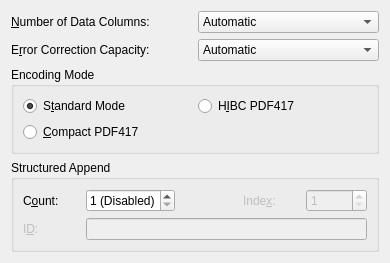
<ui version="4.0" >
 <class>grpPDF417</class>
 <widget class="QWidget" name="grpPDF417" >
  <property name="geometry" >
   <rect>
    <x>0</x>
    <y>0</y>
    <width>390</width>
    <height>223</height>
   </rect>
  </property>
  <property name="maximumSize">
   <size>
    <width>600</width>
    <height>16777215</height>
   </size>
  </property>
  <property name="windowTitle" >
   <string>Form</string>
  </property>
  <layout class="QVBoxLayout" name="verticalLayout" >
   <item>
    <layout class="QGridLayout" name="gridLayout" >
     <item row="0" column="0" >
      <widget class="QLabel" name="lblPDFCols" >
       <property name="text" >
        <string>&amp;Number of Data Columns:</string>
       </property>
       <property name="toolTip">
        <string>Set number of data characters in a row</string>
       </property>
       <property name="alignment" >
        <set>Qt::AlignLeading|Qt::AlignLeft|Qt::AlignVCenter</set>
       </property>
       <property name="buddy" >
        <cstring>cmbPDFCols</cstring>
       </property>
      </widget>
     </item>
     <item row="0" column="1" >
      <widget class="QComboBox" name="cmbPDFCols" >
       <property name="toolTip">
        <string>Set number of data characters in a row</string>
       </property>
       <item>
        <property name="text" >
         <string>Automatic</string>
        </property>
       </item>
       <item>
        <property name="text" >
         <string>1</string>
        </property>
       </item>
       <item>
        <property name="text" >
         <string>2</string>
        </property>
       </item>
       <item>
        <property name="text" >
         <string>3</string>
        </property>
       </item>
       <item>
        <property name="text" >
         <string>4</string>
        </property>
       </item>
       <item>
        <property name="text" >
         <string>5</string>
        </property>
       </item>
       <item>
        <property name="text" >
         <string>6</string>
        </property>
       </item>
       <item>
        <property name="text" >
         <string>7</string>
        </property>
       </item>
       <item>
        <property name="text" >
         <string>8</string>
        </property>
       </item>
       <item>
        <property name="text" >
         <string>9</string>
        </property>
       </item>
       <item>
        <property name="text" >
         <string>10</string>
        </property>
       </item>
       <item>
        <property name="text" >
         <string>11</string>
        </property>
       </item>
       <item>
        <property name="text" >
         <string>12</string>
        </property>
       </item>
       <item>
        <property name="text" >
         <string>13</string>
        </property>
       </item>
       <item>
        <property name="text" >
         <string>14</string>
        </property>
       </item>
       <item>
        <property name="text" >
         <string>15</string>
        </property>
       </item>
       <item>
        <property name="text" >
         <string>16</string>
        </property>
       </item>
       <item>
        <property name="text" >
         <string>17</string>
        </property>
       </item>
       <item>
        <property name="text" >
         <string>18</string>
        </property>
       </item>
       <item>
        <property name="text" >
         <string>19</string>
        </property>
       </item>
       <item>
        <property name="text" >
         <string>20</string>
        </property>
       </item>
       <item>
        <property name="text" >
         <string>21</string>
        </property>
       </item>
       <item>
        <property name="text" >
         <string>22</string>
        </property>
       </item>
       <item>
        <property name="text" >
         <string>23</string>
        </property>
       </item>
       <item>
        <property name="text" >
         <string>24</string>
        </property>
       </item>
       <item>
        <property name="text" >
         <string>25</string>
        </property>
       </item>
       <item>
        <property name="text" >
         <string>26</string>
        </property>
       </item>
       <item>
        <property name="text" >
         <string>27</string>
        </property>
       </item>
       <item>
        <property name="text" >
         <string>28</string>
        </property>
       </item>
       <item>
        <property name="text" >
         <string>29</string>
        </property>
       </item>
       <item>
        <property name="text" >
         <string>30</string>
        </property>
       </item>
      </widget>
     </item>
     <item row="1" column="0" >
      <widget class="QLabel" name="lblPDFECC" >
       <property name="text" >
        <string>E&amp;rror Correction Capacity:</string>
       </property>
       <property name="toolTip">
        <string>Set number of error correction characters</string>
       </property>
       <property name="alignment" >
        <set>Qt::AlignLeading|Qt::AlignLeft|Qt::AlignVCenter</set>
       </property>
       <property name="buddy" >
        <cstring>cmbPDFECC</cstring>
       </property>
      </widget>
     </item>
     <item row="1" column="1" >
      <widget class="QComboBox" name="cmbPDFECC" >
       <property name="toolTip">
        <string>Set number of error correction characters</string>
       </property>
       <item>
        <property name="text" >
         <string>Automatic</string>
        </property>
       </item>
       <item>
        <property name="text" >
         <string>0 (2 words)</string>
        </property>
       </item>
       <item>
        <property name="text" >
         <string>1 (4 words)</string>
        </property>
       </item>
       <item>
        <property name="text" >
         <string>2 (8 words)</string>
        </property>
       </item>
       <item>
        <property name="text" >
         <string>3 (16 words)</string>
        </property>
       </item>
       <item>
        <property name="text" >
         <string>4 (32 words)</string>
        </property>
       </item>
       <item>
        <property name="text" >
         <string>5 (64 words)</string>
        </property>
       </item>
       <item>
        <property name="text" >
         <string>6 (128 words)</string>
        </property>
       </item>
       <item>
        <property name="text" >
         <string>7 (256 words)</string>
        </property>
       </item>
       <item>
        <property name="text" >
         <string>8 (512 words)</string>
        </property>
       </item>
      </widget>
     </item>
    </layout>
   </item>
   <item>
    <widget class="QGroupBox" name="groupBoxPDFEncodingMode">
     <property name="title">
      <string>Encoding Mode</string>
     </property>
     <property name="toolTip">
      <string>How to process data</string>
     </property>
     <layout class="QGridLayout" name="gridLayoutPDFEncodingMode">
      <property name="sizeConstraint">
       <enum>QLayout::SetMinimumSize</enum>
      </property>
      <item row="0" column="0">
       <widget class="QRadioButton" name="radPDFStand">
        <property name="text">
         <string>S&amp;tandard Mode</string>
        </property>
        <property name="toolTip">
         <string>Process data as normal</string>
        </property>
        <property name="checked">
         <bool>true</bool>
        </property>
       </widget>
      </item>
      <item row="0" column="1">
       <widget class="QRadioButton" name="radPDFHIBC">
        <property name="text">
         <string>H&amp;IBC PDF417</string>
        </property>
        <property name="toolTip">
         <string>Process data as a Health Industry Barcode (HIBC)
Labeler Identification Code (LIC)
For Provider Applications Standard (PAS), preface
the data with a slash &quot;/&quot;</string>
        </property>
       </widget>
      </item>
      <item row="1" column="0">
       <widget class="QRadioButton" name="radPDFTruncated">
        <property name="text">
         <string>&amp;Compact PDF417</string>
        </property>
        <property name="toolTip">
         <string>Compact PDF417 (Truncated PDF417) mode omits the
right row indicators and shortens the stop pattern</string>
        </property>
       </widget>
      </item>
     </layout>
    </widget>
   </item>
   <item>
    <widget class="QGroupBox" name="groupBoxPDFStructApp">
     <property name="title">
      <string>Structured Append</string>
     </property>
     <property name="toolTip">
      <string>PDF417 supports Structured Append of up to
99,999 symbols</string>
     </property>
     <layout class="QGridLayout" name="gridLayoutPDFStructApp">
      <item row="0" column="0">
       <widget class="QLabel" name="lblPDFStructAppCount">
        <property name="text">
         <string>C&amp;ount:</string>
        </property>
        <property name="alignment">
         <set>Qt::AlignLeft|Qt::AlignLeading|Qt::AlignVCenter</set>
        </property>
        <property name="buddy">
         <cstring>spnPDFStructAppCount</cstring>
        </property>
        <property name="toolTip">
         <string>Mark symbol as part of a Structured Append sequence
containing a total of this number of symbols
Value ranges from 1 (Disabled) to 99999</string>
        </property>
       </widget>
      </item>
      <item row="0" column="1">
       <widget class="QSpinBox" name="spnPDFStructAppCount">
        <property name="toolTip">
         <string>Mark symbol as part of a Structured Append sequence
containing a total of this number of symbols
Value ranges from 1 (Disabled) to 99999</string>
        </property>
        <property name="specialValueText">
         <string>1 (Disabled)</string>
        </property>
        <property name="minimum">
         <number>1</number>
        </property>
        <property name="maximum">
         <number>99999</number>
        </property>
        <property name="value">
         <number>1</number>
        </property>
       </widget>
      </item>
      <item row="0" column="2">
       <spacer name="horizontalSpacerPDFStructApp">
        <property name="orientation">
         <enum>Qt::Horizontal</enum>
        </property>
       </spacer>
	  </item>
      <item row="0" column="3">
       <widget class="QLabel" name="lblPDFStructAppIndex">
        <property name="enabled">
         <bool>false</bool>
        </property>
        <property name="text">
         <string>Inde&amp;x:</string>
        </property>
        <property name="alignment">
         <set>Qt::AlignLeft|Qt::AlignLeading|Qt::AlignVCenter</set>
        </property>
        <property name="buddy">
         <cstring>spnPDFStructAppIndex</cstring>
        </property>
        <property name="toolTip">
         <string>Position of symbol in Structured Append sequence
Value ranges from 1 to count
(ignored if disabled)</string>
        </property>
       </widget>
      </item>
      <item row="0" column="4">
       <widget class="QSpinBox" name="spnPDFStructAppIndex">
        <property name="enabled">
         <bool>false</bool>
        </property>
        <property name="toolTip">
         <string>Position of symbol in Structured Append sequence
Value ranges from 1 to count
(ignored if disabled)</string>
        </property>
        <property name="minimum">
         <number>1</number>
        </property>
        <property name="maximum">
         <number>99999</number>
        </property>
        <property name="value">
         <number>1</number>
        </property>
       </widget>
      </item>
      <item row="1" column="0">
       <widget class="QLabel" name="lblPDFStructAppID">
        <property name="enabled">
         <bool>false</bool>
        </property>
        <property name="toolTip">
         <string>Optional ID to indicate that symbols belong to the same
Structured Append sequence
Numbers only, in triplets ranging from 000 to 899
Maximum length 30 (10 triplets)
(ignored if disabled)</string>
        </property>
        <property name="text">
         <string>I&amp;D:</string>
        </property>
        <property name="alignment">
         <set>Qt::AlignLeft|Qt::AlignLeading|Qt::AlignVCenter</set>
        </property>
        <property name="buddy">
         <cstring>txtPDFStructAppID</cstring>
        </property>
       </widget>
      </item>
      <item row="1" column="1" colspan="4">
       <widget class="QLineEdit" name="txtPDFStructAppID">
        <property name="enabled">
         <bool>false</bool>
        </property>
        <property name="maxLength">
         <number>30</number>
        </property>
        <property name="toolTip">
         <string>Optional ID to indicate that symbols belong to the same
Structured Append sequence
Numbers only, in triplets ranging from 000 to 899
Maximum length 30 (10 triplets)
(ignored if disabled)</string>
        </property>
       </widget>
      </item>
     </layout>
    </widget>
   </item>
   <item>
    <spacer name="verticalSpacer" >
     <property name="orientation" >
      <enum>Qt::Vertical</enum>
     </property>
     <property name="sizeHint" stdset="0" >
      <size>
       <width>20</width>
       <height>52</height>
      </size>
     </property>
    </spacer>
   </item>
  </layout>
 </widget>
 <resources/>
 <connections/>
</ui>
